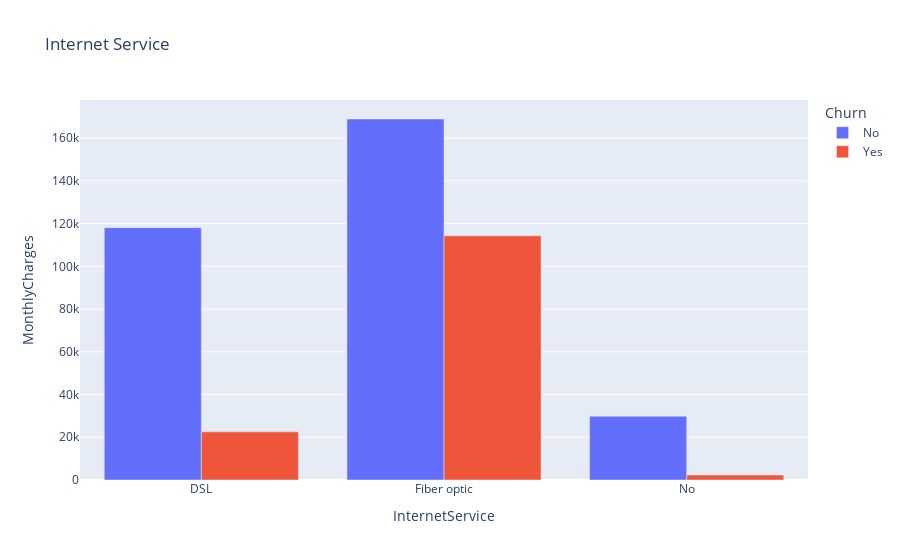

The cell this chart's notebook holds for it:
### Markdown cell above
### 3 Internet Service

### Code cell
internet = df.groupby(["InternetService", "Churn"])["MonthlyCharges"].sum().reset_index()
fig = px.bar(internet, 
             x='InternetService', 
             y='MonthlyCharges', 
             color='Churn',
             barmode="group",
            title='Internet Service')
fig.show()

### Figure 1 — Plotly figure (JSON) as saved in the notebook; plotly's stock layout.template omitted (floating-point values rounded to 4 significant figures)
{"data": [{"alignmentgroup": "True", "hovertemplate": "Churn=No<br>InternetService=%{x}<br>MonthlyCharges=%{y}<extra></extra>", "legendgroup": "No", "marker": {"color": "#636efa", "pattern": {"shape": ""}}, "name": "No", "offsetgroup": "No", "orientation": "v", "showlegend": true, "textposition": "auto", "type": "bar", "x": ["DSL", "Fiber optic", "No"], "xaxis": "x", "y": [118100.0, 169000.0, 29870.0], "yaxis": "y"}, {"alignmentgroup": "True", "hovertemplate": "Churn=Yes<br>InternetService=%{x}<br>MonthlyCharges=%{y}<extra></extra>", "legendgroup": "Yes", "marker": {"color": "#EF553B", "pattern": {"shape": ""}}, "name": "Yes", "offsetgroup": "Yes", "orientation": "v", "showlegend": true, "textposition": "auto", "type": "bar", "x": ["DSL", "Fiber optic", "No"], "xaxis": "x", "y": [22530.0, 114300.0, 2302.0], "yaxis": "y"}], "layout": {"barmode": "group", "legend": {"title": {"text": "Churn"}, "tracegroupgap": 0}, "title": {"text": "Internet Service"}, "xaxis": {"anchor": "y", "domain": [0, 1], "title": {"text": "InternetService"}}, "yaxis": {"anchor": "x", "domain": [0, 1], "title": {"text": "MonthlyCharges"}}}}
